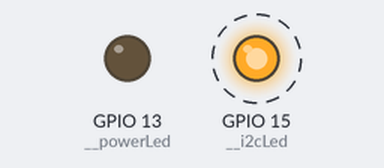
A program run on a simulated ESP8266 board running MicroPython. Shown: output pins drawn as LEDs (lit = HIGH). Dashed ring = blinking. WiFi joins after 1.5 s; values from a settings file that is not in the repository are placeholders; what the program prints to the serial console is not drawn. At 1.5 s the program stops and its outputs stay as they are.

Above: at 0.12 s.
Timing chart, 0 to 3.0 s (numbered marks = the images above):
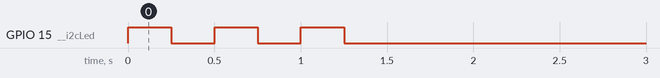

Measured:
- by itself, GPIO 15 (__i2cLed): alternates HIGH for 0.25 s and LOW for 0.25 s, 6 changes in all, then stays LOW

The program:

networkConfig.py
```python
# Tutorial form https://github.com/lvidarte/esp8266/wiki/MicroPython:-Network-Basics

import network
import settings
import time
import IOConfig
from umqtt.simple import MQTTClient

__ledOn = 'on'
__ledOff = 'off'
__myDeviceAdd = "34.206.242.200"


def set_access_point():
    ap_if = network.WLAN(network.AP_IF)
    ap_if.active(True)
    ap_if.config(essid=settings._ssidAS, password=settings._asPassword)


def connect_wifi():
    sta_if = network.WLAN(network.STA_IF)
    if not sta_if.isconnected():
        print('connecting to network...')
        sta_if.active(True)
        sta_if.connect(settings._ssid, settings._wifiPassword)
        while not sta_if.isconnected():
            IOConfig.i2cLED(__ledOn)
            time.sleep(0.25)
            IOConfig.i2cLED(__ledOff)
            time.sleep(0.25)
            pass
    print('network config:', sta_if.ifconfig())


# infos: http://mydevices.com/cayenne/docs/cayenne-mqtt-api/#cayenne-mqtt-api-manually-publishing-subscribing
# check infos for cayenne mqtt formats
def mqtt_subscribe(topic, type, unit, value):
    # convert topic and msg into cayenne format
    cayenneTopic = "v1/%s/things/%s/data/%s" % (settings._mqttUsername, settings._mqttClientId, topic)
    cayenneMsg = "%s,%s=%s" % (type, unit, str(value)[:5])

    mqttClient = MQTTClient(client_id=settings._mqttClientId, server=__myDeviceAdd,
                             user=settings._mqttUsername, password=settings._mqttPassword)
    # mqttClient = MQTTClient("umqtt_client", server=settings._raPiIp)
    mqttClient.connect()
    # print(cayenneTopic)
    # print(cayenneMsg)
    time.sleep(0.1)
    mqttClient.publish("%s" % cayenneTopic, "%s" % cayenneMsg)
    mqttClient.disconnect()


def main():
    connect_wifi()


if __name__ == '__main__':
    # main loop start here
    main()
```

IOConfig.py
```python
# Configuration for IO's

import machine

__powerLed = machine.Pin(13, machine.Pin.OUT)
__i2cLed = machine.Pin(15, machine.Pin.OUT)
__adcPin = machine.ADC(0)
__sleepSwitch = machine.Pin(12, machine.Pin.IN, machine.Pin.PULL_UP)


def setPowerLED(state):
    if state == 'on':
        __powerLed.on()
    else:
        __powerLed.off()


def i2cLED(state):
    if state == 'on':
        __i2cLed.on()
    else:
        __i2cLed.off()


def main():
    pass


if __name__ == '__main__':
    # main loop start here
    main()
```
